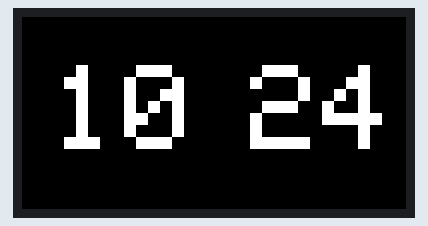
Simulated run of this sketch. Board: ESP32. Shown: 64×32 colour display. WiFi joins after 1.5 s; servers stay silent unless stated; the local clock reads 2024-03-15 10:24:30 at power-on unless the sketch sets it; what the sketch prints to the serial monitor is not drawn.

Above: at 1.7 s.
At 16.6 s:
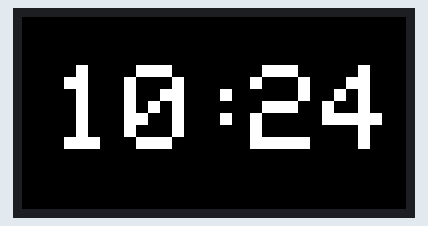
At 33.7 s:
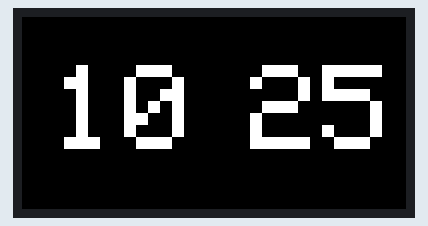
At 64.9 s:
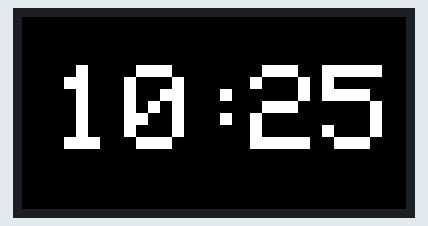
At 97.1 s:
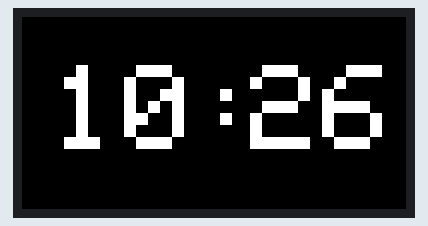
At 128.2 s:
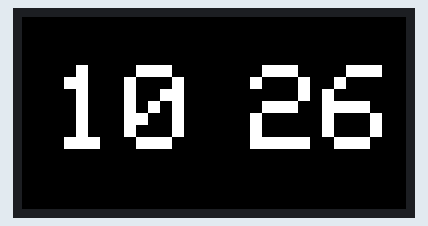

Measured:
- what the display in image 0 shows lasts 0.9 s, from 1.6 s to 2.5 s
- what the display in image 1 shows lasts 1.0 s, from 16.6 s to 17.6 s

The sketch:

Clock_update.ino
```cpp
#include <Wire.h>
#include <WiFi.h>
#include <WiFiManager.h>
#include <RTClib.h>
#include <ESP32-VirtualMatrixPanel-I2S-DMA.h>
#include <time.h>
#include <ArduinoOTA.h>

// Matrix configuration
#define PANEL_RES_X 64
#define PANEL_RES_Y 32
#define PANEL_CHAIN 1

MatrixPanel_I2S_DMA *display = nullptr;
RTC_DS3231 rtc;

// Colors
uint16_t myWHITE;
uint16_t myRED;
uint16_t myBLUE;
uint16_t myBLACK;

// Sync interval
unsigned long lastSync = 0;
const unsigned long syncInterval = 6L * 60L * 60L * 1000L; // every 6 hours

// Blink and update timing
unsigned long lastBlink = 0;
unsigned long lastTimeUpdate = 0;
const int updateInterval = 100; // Update physics every 100ms

// State variables
bool colonBlink = true;
bool isNight = false;
int lastDisplayedHour = -1;
int lastDisplayedMinute = -1;

void syncRTCFromNTP() {
  configTime(3600, 0, "pool.ntp.org", "time.nist.gov");
  Serial.print("⏳ Waiting for NTP");

  while (time(nullptr) < 100000) {
    delay(500); // This is still a problem, but less frequent. Consider a non-blocking state machine.
    Serial.print(".");
  }

  time_t now = time(nullptr);
  struct tm* timeinfo = localtime(&now);
  rtc.adjust(DateTime(
    timeinfo->tm_year + 1900,
    timeinfo->tm_mon + 1,
    timeinfo->tm_mday,
    timeinfo->tm_hour,
    timeinfo->tm_min,
    timeinfo->tm_sec
  ));

  Serial.println("\n✅ RTC synced from NTP");
}

void setup() {
  Serial.begin(115200);

  // WiFi Config
  WiFiManager wm;
  wm.setTimeout(180);
  if (!wm.autoConnect("MediBoard_Clock")) {
    Serial.println("❌ WiFi failed, restarting...");
    ESP.restart();
  }
  Serial.println("✅ WiFi connected!");

  // OTA Config
  ArduinoOTA.setHostname("esp32-clock");
  ArduinoOTA.begin();
  Serial.println("🔄 OTA Ready");

  // I2C for RTC
  Wire.begin(21, 22);

  if (!rtc.begin()) {
    Serial.println("❌ Couldn't find RTC");
    while (1);
  }

  if (rtc.lostPower()) {
    Serial.println("⚠️ RTC lost power, syncing from NTP");
    syncRTCFromNTP();
  }

  // Matrix config
  HUB75_I2S_CFG mxconfig(
    PANEL_RES_X, PANEL_RES_Y, PANEL_CHAIN
  );
  mxconfig.gpio.r1 = 32;
  mxconfig.gpio.g1 = 33;
  mxconfig.gpio.b1 = 23;
  mxconfig.gpio.r2 = 19;
  mxconfig.gpio.g2 = 25;
  mxconfig.gpio.b2 = 18;
  mxconfig.gpio.a  = 5;
  mxconfig.gpio.b  = 27;
  mxconfig.gpio.c  = 17;
  mxconfig.gpio.d  = 14;
  mxconfig.gpio.e  = 26;
  mxconfig.gpio.lat = 12;
  mxconfig.gpio.oe  = 4;
  mxconfig.gpio.clk = 16;
  mxconfig.driver = HUB75_I2S_CFG::FM6124;

  display = new MatrixPanel_I2S_DMA(mxconfig);
  if (!display->begin()) {
    Serial.println("❌ Matrix initialization failed!");
    while (1);
  }

  // Colors
  myWHITE = display->color565(255, 255, 255);
  myRED   = display->color565(255, 0, 0);
  myBLUE  = display->color565(0, 0, 255);
  myBLACK = display->color565(0, 0, 0);

  display->setBrightness8(255); // Start at full brightness
  display->fillScreen(myBLACK);
  display->setTextColor(myWHITE);
  display->setBrightness8(255);
  display->setTextSize(1);
  display->print("SONVISAGE");
  display->setCursor(3, 17);
  display->print("MEDIBOARDS");
  // Initial sync
  syncRTCFromNTP();
  lastSync = millis();
}

void loop() {
  ArduinoOTA.handle();

  // Re-sync time every 6 hours (WARNING: This is a blocking call!)
  if (millis() - lastSync >= syncInterval) {
    syncRTCFromNTP();
    lastSync = millis();
  }

  // Update logic at a fixed interval, WITHOUT delaying the main loop
  if (millis() - lastTimeUpdate >= updateInterval) {
    lastTimeUpdate = millis();

    // Handle colon blinking
    if (millis() - lastBlink >= 1000) {
      colonBlink = !colonBlink;
      lastBlink = millis();
    }

    DateTime now = rtc.now();
    int hour = now.hour();
    int displayHour = (hour == 0) ? 12 : (hour > 12 ? hour - 12 : hour);
    int minute = now.minute();

    // Check if night mode state changed
    bool newNightState = (hour >= 19 || hour < 6);
    if (newNightState != isNight) {
      isNight = newNightState;
      display->setBrightness8(isNight ? 40 : 255); // ONLY change brightness when needed
      Serial.println(isNight ? "🌙 Night mode ON" : "☀️ Day mode ON");
    }

    // --- SMART REDRAW: Only update what has changed --- //

    // 1. Check if the numbers have changed
    if (displayHour != lastDisplayedHour || minute != lastDisplayedMinute) {
      // If the numbers changed, we need to redraw everything
      display->fillScreen(myBLACK); // Only clear if necessary

      display->setTextColor(myWHITE);
      display->setTextSize(2);

      // Draw hours
      display->setCursor(5, 8);
      if (displayHour < 10) {
        display->print("0"); // Add leading zero for consistent spacing
      }
      display->print(displayHour);

      // Draw colon (state will be handled below)
      display->setCursor(29, 8);
      display->print(":");

      // Draw minutes
      display->setCursor(38, 8);
      if (minute < 10) {
        display->print("0");
      }
      display->print(minute);

      // Store the last drawn values
      lastDisplayedHour = displayHour;
      lastDisplayedMinute = minute;

    } else {
      // 2. If only the colon state might have changed, just update the colon
      display->setTextSize(2);
      display->setCursor(29, 8);
      display->setTextColor(colonBlink ? myWHITE : myBLACK);
      display->print(":");
    }
  }
  // End of update logic

  // The loop now runs incredibly fast, allowing the DMA library to work uninterrupted.
  // A small yield() is better than a long delay().
  yield();
}
```
